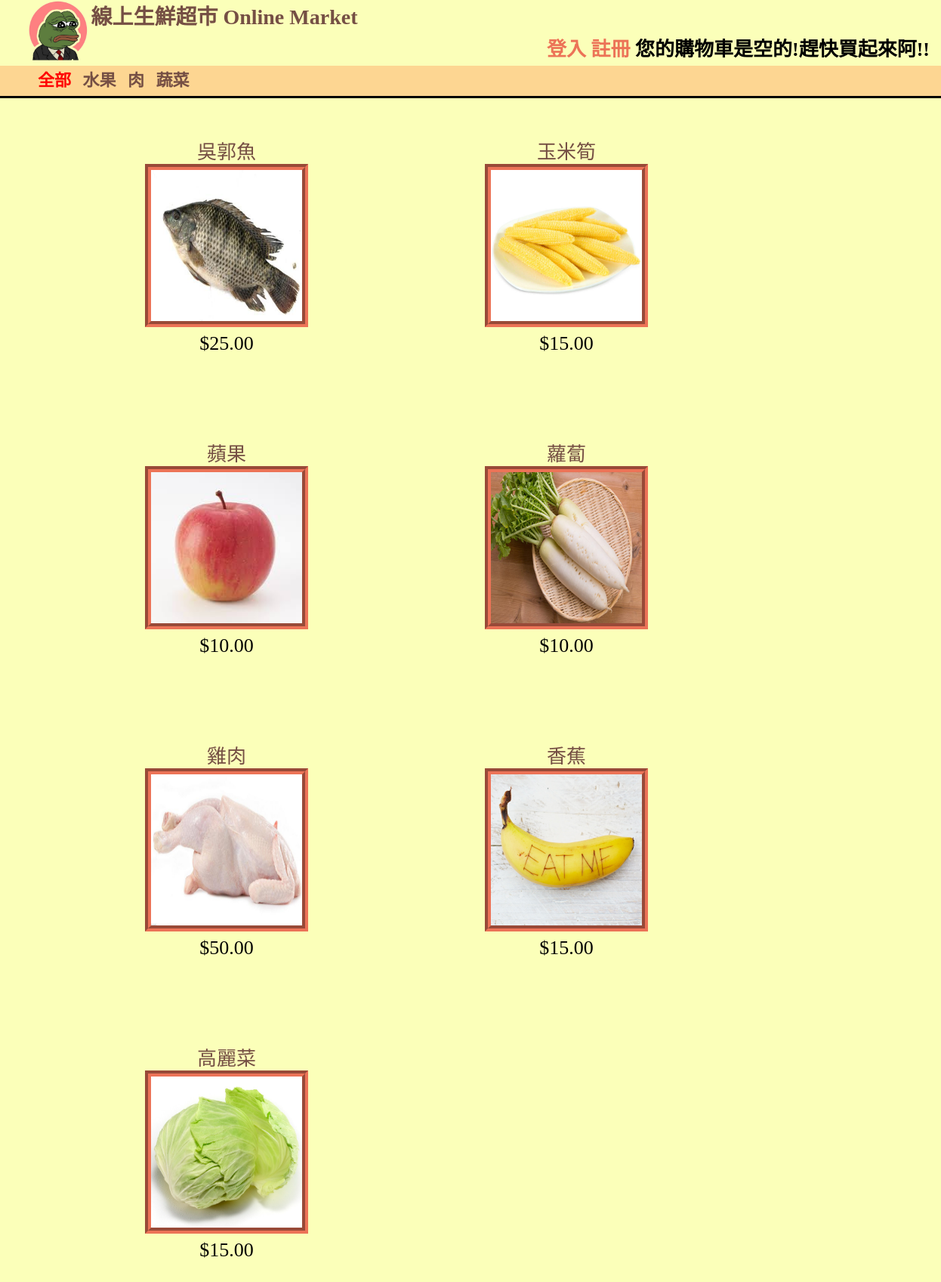
The page / on the database its author committed.
### shop/models.py (models this page shows, shortened)
class Category(models.Model):
    name = models.CharField(max_length=200, db_index=True)
    slug = models.SlugField(max_length=200, db_index=True, unique=True)
    class Meta:
        ordering = ('name',)
        verbose_name = 'category'
        verbose_name_plural = 'categories'
    def get_absolute_url(self):
        return reverse('shop:product_list_by_category',
                       args=[self.slug])

class Product(models.Model):
    category = models.ForeignKey(Category, related_name='products')
    name = models.CharField(max_length=200, db_index=True)
    slug = models.SlugField(max_length=200, db_index=True)
    image = models.ImageField(upload_to='products/%Y/%m/%d', blank=True)
    description = models.TextField(blank=True)
    price = models.DecimalField(max_digits=10, decimal_places=2)
    stock = models.PositiveIntegerField()
    available = models.BooleanField(default=True)
    created = models.DateTimeField(auto_now_add=True)
    updated = models.DateTimeField(auto_now=True)
    sell = models.PositiveIntegerField()
    class Meta:
        ordering = ('name',)
        index_together = (('id', 'slug'),)
    def get_absolute_url(self):
        return reverse('shop:product_detail',
                       args=[self.id, self.slug, self.stock])

### shop/views.py (the view)
# urls.py: url(r'^$', views.product_list, name='product_list'),
def product_list(request, category_slug=None):
    category = None
    categories = Category.objects.all()
    products = Product.objects.filter(available=True)
    if category_slug:
        category = get_object_or_404(Category, slug=category_slug)
        products = products.filter(category=category)
    return render(request, 'shop/product/list.html', {'category': category,
                                                      'categories': categories, 'products': products})

### cart/cart.py (called while the page is built)
    def __len__(self):
        return sum(item['quantity'] for item in self.cart.values())

### cart/context_processors.py (called while the page is built)
def cart(request):
        return {'cart': Cart(request)}

### shop/templates/shop/product/list.html (shortened to what this page needs)
{% extends "shop/base.html" %}
{% load staticfiles %}
{% block content %}
    <div id="sidebar">
        <ul>
            <li class="selected">
                <a href="{% url "shop:product_list" %}" style="color: red;margin-left: 10px;">全部</a>
                {% for c in categories %}
                    <a href="{{ c.get_absolute_url }}" style="margin-left: 10px;"> {{ c.name }}</a>
                {% endfor %}
            </li>
        </ul>
    </div>
    <div id="main" class="product-list">
        {% for product in products %}
            <div class="item">
                <a href="{{ product.get_absolute_url }}"> {{ product.name }}</a>
                <br>
                <a href="{{ product.get_absolute_url }}" style="text-decoration: none;">
                    <img src="{% if product.image %}{{ product.image.url }}{% else %}
                                {% static "images/no_image.png" %}{% endif %}" style="width: 200px;height: 200px;border:8px #EC7357 groove;">
                </a>
                <br>
                ${{ product.price }}
            </div>
        {% endfor %}
    </div>
{% endblock %}

### shop/static/css/base.css (style rules this page uses)
body { background-color: #FBFFB9; margin: 0 auto; font-family:Microsoft JhengHei; }
a { position:relative; text-decoration:none; color: #754F44; }
ul, li { position:relative; }
#sidebar { background-color: #FDD692; width: 100%; border-bottom-style:solid; margin-bottom: 50px; line-height: 40px; height: 40px; margin-top: -10px; }
.selected { font-size: 22px; font-weight: bold; list-style-type: none; }
.item { text-align:center; font-size: 26px; height: 300px; width: 300px; float:left; margin-left: 150px; margin-bottom: 100px; }

### rows shown on the page
Category: name "水果"
Category: name "肉"
Category: name "蔬菜"
Product: name "吳郭魚", image (picture), price "25.00"
Product: name "玉米筍", image (picture), price "15.00"
Product: name "蘋果", image (picture), price "10.00"
Product: name "蘿蔔", image (picture), price "10.00"
Product: name "雞肉", image (picture), price "50.00"
Product: name "香蕉", image (picture), price "15.00"
Product: name "高麗菜", image (picture), price "15.00"
